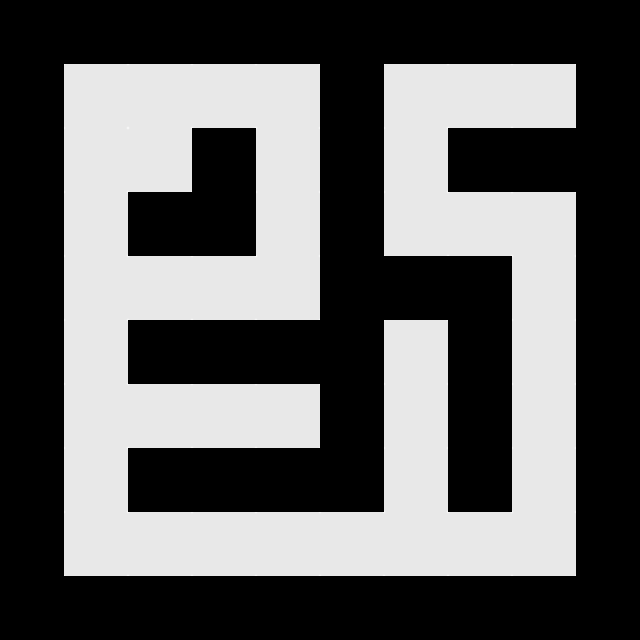

This is a level from a 2D game, rendered from its Tiled map with the project's own tilesets. A one-line summary and the map file follow, with tile-layer data summarised:
An orthogonal 10x10 tile map with 64x64 px tiles, 1 tile layer (Tile Layer 1).

<map version="1.0" orientation="orthogonal" renderorder="right-down" width="10" height="10" tilewidth="64" tileheight="64" nextobjectid="1">
 <tileset firstgid="1" name="tiles" tilewidth="64" tileheight="64">
  <image source="../images/tiles.png" width="128" height="64" />
 </tileset>
 <layer name="Tile Layer 1" width="10" height="10">
  <data>[100 cells, 100 non-empty, 2 distinct tile ids]</data>
 </layer>
</map>